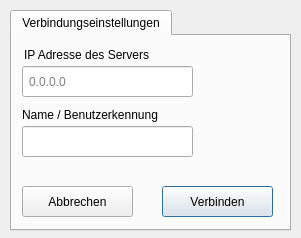
<?xml version="1.0" encoding="UTF-8"?>
<ui version="4.0">
 <author>Xapient</author>
 <class>Dialog</class>
 <widget class="QDialog" name="Dialog">
  <property name="geometry">
   <rect>
    <x>0</x>
    <y>0</y>
    <width>301</width>
    <height>238</height>
   </rect>
  </property>
  <property name="sizePolicy">
   <sizepolicy hsizetype="Preferred" vsizetype="Preferred">
    <horstretch>0</horstretch>
    <verstretch>0</verstretch>
   </sizepolicy>
  </property>
  <property name="windowTitle">
   <string>Exam Student</string>
  </property>
  <property name="autoFillBackground">
   <bool>false</bool>
  </property>
  <property name="styleSheet">
   <string notr="true"/>
  </property>
  <property name="sizeGripEnabled">
   <bool>false</bool>
  </property>
  <property name="modal">
   <bool>false</bool>
  </property>
  <widget class="QTabWidget" name="tabWidget">
   <property name="geometry">
    <rect>
     <x>10</x>
     <y>10</y>
     <width>281</width>
     <height>221</height>
    </rect>
   </property>
   <property name="font">
    <font>
     <family>Ubuntu</family>
     <weight>50</weight>
     <bold>false</bold>
    </font>
   </property>
   <property name="whatsThis">
    <string/>
   </property>
   <property name="accessibleName">
    <string/>
   </property>
   <property name="styleSheet">
    <string notr="true">padding:0px;</string>
   </property>
   <property name="tabShape">
    <enum>QTabWidget::Rounded</enum>
   </property>
   <property name="currentIndex">
    <number>0</number>
   </property>
   <widget class="QWidget" name="tab">
    <attribute name="title">
     <string>Verbindungseinstellungen</string>
    </attribute>
    <widget class="QLabel" name="infoserverip">
     <property name="geometry">
      <rect>
       <x>0</x>
       <y>0</y>
       <width>311</width>
       <height>41</height>
      </rect>
     </property>
     <property name="font">
      <font>
       <weight>50</weight>
       <bold>false</bold>
      </font>
     </property>
     <property name="styleSheet">
      <string notr="true"/>
     </property>
     <property name="text">
      <string>&lt;html&gt;&lt;head/&gt;&lt;body&gt;&lt;p&gt;IP Adresse des Servers&lt;/p&gt;&lt;/body&gt;&lt;/html&gt;</string>
     </property>
     <property name="alignment">
      <set>Qt::AlignLeading|Qt::AlignLeft|Qt::AlignTop</set>
     </property>
     <property name="wordWrap">
      <bool>true</bool>
     </property>
     <property name="indent">
      <number>12</number>
     </property>
    </widget>
    <widget class="QPushButton" name="start">
     <property name="geometry">
      <rect>
       <x>150</x>
       <y>150</y>
       <width>111</width>
       <height>31</height>
      </rect>
     </property>
     <property name="styleSheet">
      <string notr="true">padding:8px;</string>
     </property>
     <property name="text">
      <string>Verbinden</string>
     </property>
    </widget>
    <widget class="QPushButton" name="exit">
     <property name="geometry">
      <rect>
       <x>10</x>
       <y>150</y>
       <width>111</width>
       <height>31</height>
      </rect>
     </property>
     <property name="styleSheet">
      <string notr="true">padding:8px;</string>
     </property>
     <property name="text">
      <string>Abbrechen</string>
     </property>
    </widget>
    <widget class="QLabel" name="label">
     <property name="geometry">
      <rect>
       <x>300</x>
       <y>0</y>
       <width>59</width>
       <height>51</height>
      </rect>
     </property>
     <property name="text">
      <string/>
     </property>
     <property name="pixmap">
      <pixmap>drive.png</pixmap>
     </property>
    </widget>
    <widget class="QLineEdit" name="serverip">
     <property name="geometry">
      <rect>
       <x>10</x>
       <y>30</y>
       <width>171</width>
       <height>31</height>
      </rect>
     </property>
     <property name="styleSheet">
      <string notr="true">padding:4px;</string>
     </property>
     <property name="text">
      <string/>
     </property>
     <property name="placeholderText">
      <string>0.0.0.0</string>
     </property>
    </widget>
    <widget class="QLineEdit" name="studentid">
     <property name="geometry">
      <rect>
       <x>10</x>
       <y>90</y>
       <width>171</width>
       <height>31</height>
      </rect>
     </property>
     <property name="styleSheet">
      <string notr="true">padding:4px;</string>
     </property>
    </widget>
    <widget class="QLabel" name="infoid">
     <property name="geometry">
      <rect>
       <x>10</x>
       <y>70</y>
       <width>261</width>
       <height>18</height>
      </rect>
     </property>
     <property name="text">
      <string>Name / Benutzerkennung</string>
     </property>
    </widget>
   </widget>
  </widget>
 </widget>
 <resources/>
 <connections/>
</ui>
